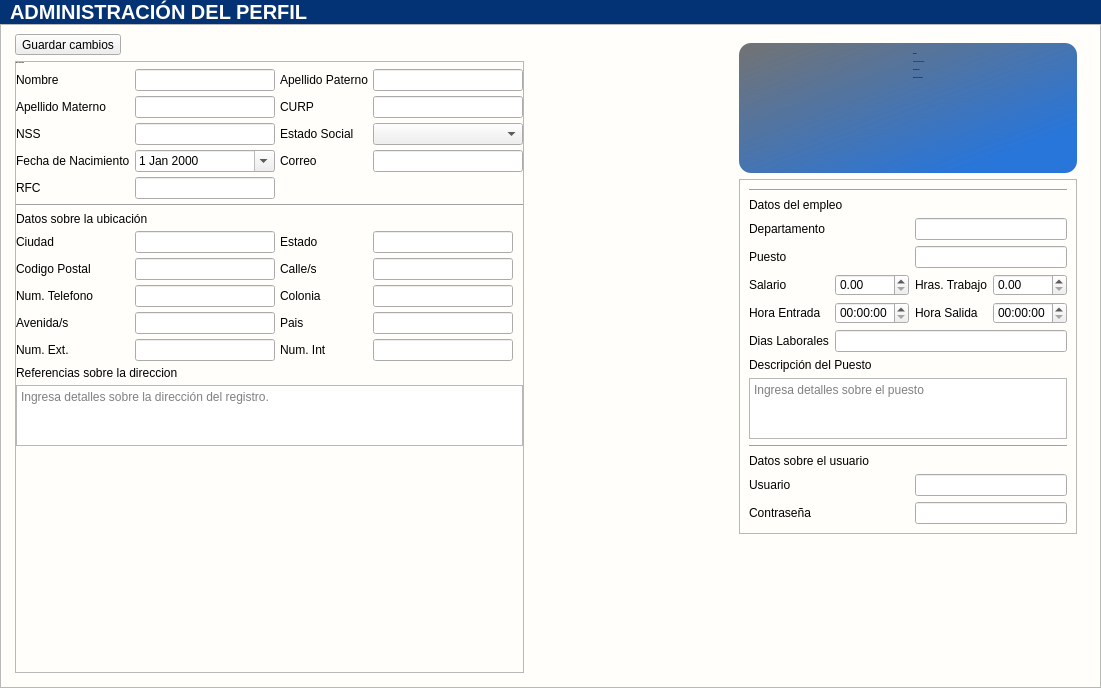
<?xml version="1.0" encoding="UTF-8"?>
<ui version="4.0">
 <class>Formulario_Datos_Empleado</class>
 <widget class="QWidget" name="Formulario_Datos_Empleado">
  <property name="geometry">
   <rect>
    <x>0</x>
    <y>0</y>
    <width>1101</width>
    <height>688</height>
   </rect>
  </property>
  <property name="windowTitle">
   <string>Form</string>
  </property>
  <property name="styleSheet">
   <string notr="true">#Formulario_Datos_Empleado{
background-color: #fffefb;
}
#label_wp_titulo_usuario{
background-color: rgb(3, 51, 116);
max-height: 40px;
font-size:20px;
font-weight: bold;
color: #fffefb;
padding-left:5px;
}
#tarjeta_usuario{
background-color: qlineargradient(spread:pad, x1:0, y1:0, x2:0.818455, y2:0.824, stop:0 rgba(115, 115, 115, 255), stop:1 rgba(5, 95, 212, 219));
border-radius: 12px;
}
[objectName*=&quot;btn_btn_&quot;]{
font-family: Arial;
font-size: 14px;
font-weight: bold;
color: rgb(29, 28, 28);
min-height: 30px;
border-radius: 5px;
background-color: #00619a;
text-align: center;
padding-left: 5px;
padding-right: 5px;
}
[objectName*=&quot;btn_btn_aceptar&quot;]{
background-color:#00619a;
	color: rgb(245, 244, 241);
}
[objectName*=&quot;btn_btn_aceptar&quot;]:hover{
background-color: #68a67d;
}
[objectName*=&quot;etiquetaTitulo&quot;]{
font-family: Arial;
font-size: 16px;
font-weight: bold;
max-height:17px;
}
[objectName*=&quot;etiqueta_&quot;]{
font-family: Arial;
font-size: 12px;
font-weight:bold;
text-transform: capitalize;
}
[objectName*=&quot;etiquetaTituloDato_&quot;]{
font-family: Arial;
font-size: 18px;
font-weight:bold;
color: rgb(0, 0, 0);
}
[objectName*=&quot;etiquetaDato_&quot;]{
font-family: Arial;
font-size: 17px;
font-weight:bold;
color: rgb(65, 65, 65);
}
[objectName*=&quot;txt_&quot;]{
background-color: rgb(245, 244, 241);
color: rgb(29, 28, 28);
border: none;
border-bottom: 1px solid;
border-radius: 5px;
font-size: 12px;
font-family: Arial;
}
[objectName^=&quot;txt_&quot;]::focus{
border-bottom: 2px solid #00668c;
}
[objectName^=&quot;fecha_&quot;]{
border: none;
border-bottom: 1px solid #3b3c3d;
border-radius: 5px;
padding: 2px;
background-color: #f5f4f1;
font-size: 12px;
width:87px;
}
[objectName^=&quot;fecha_&quot;]::drop-down{
subcontrol-origin: padding;
subcontrol-position: top right;
padding-right:5px;
width: 20%;
border-left-width: 1px;
border-radius: 5px;
background-color: #f5f4f1;
}
*[objectName^=&quot;fecha_&quot;]::down-arrow{
image: url(:/Icons/Bootstrap/calendar2-date.svg);
padding-left:5px;
padding-right:5px;
}
*[objectName^=&quot;fecha_&quot;]::focus{
border-bottom: 2px solid #00668c;
}
[objectName^=&quot;cajaopciones_&quot;]{
border: none;
border-bottom: 1px solid rgb(29, 28, 28);
border-radius: 5px;
padding: 2px;
background-color: #f5f4f1;
border-radius: 5px;
font-size: 12px;
width:87px;
}
[objectName^=&quot;cajaopciones_&quot;]::drop-down{
subcontrol-origin: padding;
subcontrol-position: top right;
padding-right:5px;
width: 20%;
border-left-width: 1px;
border-radius: 5px;
background-color: #f5f4f1;
}
[objectName^=&quot;cajaopciones_&quot;]::down-arrow{
image: url(:/Icons/Bootstrap/filter-left.svg);
padding-left:5px;
padding-right:5px;
}
[objectName*=&quot;numerodecimal_&quot;]{
background-color: rgb(245, 244, 241);
color: rgb(29, 28, 28);
border: none;
border-bottom: 1px solid;
border-radius: 5px;
font-size: 12px;
font-family: Arial;
}
[objectName^=&quot;numerodecimal_&quot;]::focus{
border-bottom: 2px solid #00668c;
}
[objectName*=&quot;tiempo_&quot;]{
background-color: rgb(245, 244, 241);
color: rgb(29, 28, 28);
border: none;
border-bottom: 1px solid;
border-radius: 5px;
font-size: 12px;
font-family: Arial;
}
[objectName^=&quot;tiempo_&quot;]::focus{
border-bottom: 2px solid #00668c;
}
[objectName*=&quot;txtlargo_&quot;]{
background-color: rgb(245, 244, 241);
color: rgb(29, 28, 28);
border: none;
border-bottom: 1px solid;
border-radius: 5px;
font-size: 12px;
font-family: Arial;
max-height: 60px;
}
[objectName^=&quot;txtlargo&quot;]::focus{
border-bottom: 2px solid #00668c;
}
</string>
  </property>
  <layout class="QGridLayout" name="gridLayout_6">
   <property name="leftMargin">
    <number>0</number>
   </property>
   <property name="topMargin">
    <number>0</number>
   </property>
   <property name="rightMargin">
    <number>0</number>
   </property>
   <property name="bottomMargin">
    <number>0</number>
   </property>
   <property name="verticalSpacing">
    <number>0</number>
   </property>
   <item row="1" column="0">
    <widget class="QFrame" name="frame">
     <property name="frameShape">
      <enum>QFrame::StyledPanel</enum>
     </property>
     <property name="frameShadow">
      <enum>QFrame::Raised</enum>
     </property>
     <layout class="QGridLayout" name="gridLayout_7">
      <property name="leftMargin">
       <number>5</number>
      </property>
      <property name="topMargin">
       <number>0</number>
      </property>
      <property name="rightMargin">
       <number>5</number>
      </property>
      <property name="bottomMargin">
       <number>5</number>
      </property>
      <property name="spacing">
       <number>0</number>
      </property>
      <item row="0" column="0">
       <widget class="QWidget" name="widget_2" native="true">
        <layout class="QGridLayout" name="gridLayout_4">
         <item row="1" column="1">
          <spacer name="horizontalSpacer_2">
           <property name="orientation">
            <enum>Qt::Horizontal</enum>
           </property>
           <property name="sizeType">
            <enum>QSizePolicy::Preferred</enum>
           </property>
           <property name="sizeHint" stdset="0">
            <size>
             <width>200</width>
             <height>20</height>
            </size>
           </property>
          </spacer>
         </item>
         <item row="0" column="2" rowspan="2" alignment="Qt::AlignRight">
          <widget class="QWidget" name="widget_3" native="true">
           <property name="minimumSize">
            <size>
             <width>350</width>
             <height>0</height>
            </size>
           </property>
           <property name="maximumSize">
            <size>
             <width>300</width>
             <height>16777215</height>
            </size>
           </property>
           <layout class="QGridLayout" name="gridLayout_3">
            <property name="sizeConstraint">
             <enum>QLayout::SetMinAndMaxSize</enum>
            </property>
            <item row="0" column="0">
             <widget class="QWidget" name="tarjeta_usuario" native="true">
              <property name="minimumSize">
               <size>
                <width>250</width>
                <height>100</height>
               </size>
              </property>
              <property name="maximumSize">
               <size>
                <width>400</width>
                <height>177</height>
               </size>
              </property>
              <property name="styleSheet">
               <string notr="true"/>
              </property>
              <layout class="QGridLayout" name="gridLayout_2">
               <property name="leftMargin">
                <number>10</number>
               </property>
               <property name="topMargin">
                <number>10</number>
               </property>
               <property name="rightMargin">
                <number>10</number>
               </property>
               <property name="bottomMargin">
                <number>10</number>
               </property>
               <property name="horizontalSpacing">
                <number>10</number>
               </property>
               <item row="2" column="1">
                <widget class="QLabel" name="etiquetaTituloDato_departamento">
                 <property name="font">
                  <font>
                   <family>Arial</family>
                   <pointsize>-1</pointsize>
                   <weight>75</weight>
                   <bold>true</bold>
                  </font>
                 </property>
                 <property name="styleSheet">
                  <string notr="true"/>
                 </property>
                 <property name="text">
                  <string>Departamento</string>
                 </property>
                </widget>
               </item>
               <item row="0" column="1">
                <widget class="QLabel" name="etiquetaTituloDato_nombre">
                 <property name="font">
                  <font>
                   <family>Arial</family>
                   <pointsize>-1</pointsize>
                   <weight>75</weight>
                   <bold>true</bold>
                  </font>
                 </property>
                 <property name="styleSheet">
                  <string notr="true"/>
                 </property>
                 <property name="text">
                  <string>Nombre</string>
                 </property>
                </widget>
               </item>
               <item row="1" column="1">
                <widget class="QLabel" name="etiquetaDato_nombre">
                 <property name="font">
                  <font>
                   <family>Arial</family>
                   <pointsize>-1</pointsize>
                   <weight>75</weight>
                   <bold>true</bold>
                  </font>
                 </property>
                 <property name="styleSheet">
                  <string notr="true"/>
                 </property>
                 <property name="text">
                  <string>Luis Angel Vallejo Perez</string>
                 </property>
                 <property name="wordWrap">
                  <bool>true</bool>
                 </property>
                </widget>
               </item>
               <item row="4" column="1">
                <spacer name="verticalSpacer">
                 <property name="orientation">
                  <enum>Qt::Vertical</enum>
                 </property>
                 <property name="sizeHint" stdset="0">
                  <size>
                   <width>20</width>
                   <height>40</height>
                  </size>
                 </property>
                </spacer>
               </item>
               <item row="3" column="1">
                <widget class="QLabel" name="etiquetaDato_departamento">
                 <property name="font">
                  <font>
                   <family>Arial</family>
                   <pointsize>-1</pointsize>
                   <weight>75</weight>
                   <bold>true</bold>
                  </font>
                 </property>
                 <property name="styleSheet">
                  <string notr="true"/>
                 </property>
                 <property name="text">
                  <string>Business Intelligence</string>
                 </property>
                </widget>
               </item>
               <item row="0" column="0" rowspan="5">
                <widget class="QLabel" name="label">
                 <property name="styleSheet">
                  <string notr="true">image: url(:/Icons/Bootstrap/person-circle.svg);
background:none;</string>
                 </property>
                 <property name="text">
                  <string/>
                 </property>
                 <property name="scaledContents">
                  <bool>true</bool>
                 </property>
                </widget>
               </item>
              </layout>
             </widget>
            </item>
            <item row="1" column="0">
             <widget class="QFrame" name="frame_4">
              <property name="minimumSize">
               <size>
                <width>0</width>
                <height>0</height>
               </size>
              </property>
              <property name="frameShape">
               <enum>QFrame::StyledPanel</enum>
              </property>
              <property name="frameShadow">
               <enum>QFrame::Raised</enum>
              </property>
              <layout class="QGridLayout" name="gridLayout_5">
               <item row="0" column="0" colspan="4">
                <widget class="Line" name="line_3">
                 <property name="orientation">
                  <enum>Qt::Horizontal</enum>
                 </property>
                </widget>
               </item>
               <item row="3" column="0">
                <widget class="QLabel" name="etiqueta_puesto">
                 <property name="text">
                  <string>Puesto</string>
                 </property>
                </widget>
               </item>
               <item row="4" column="0">
                <widget class="QLabel" name="etiqueta_salario">
                 <property name="text">
                  <string>Salario</string>
                 </property>
                </widget>
               </item>
               <item row="4" column="1">
                <widget class="QDoubleSpinBox" name="numerodecimal_salario"/>
               </item>
               <item row="4" column="2">
                <widget class="QLabel" name="etiqueta_horastrabajo">
                 <property name="text">
                  <string>Hras. Trabajo</string>
                 </property>
                </widget>
               </item>
               <item row="4" column="3">
                <widget class="QDoubleSpinBox" name="numerodecimal_horastrabajo"/>
               </item>
               <item row="5" column="0">
                <widget class="QLabel" name="etiqueta_horaentrada">
                 <property name="text">
                  <string>Hora Entrada</string>
                 </property>
                </widget>
               </item>
               <item row="5" column="1">
                <widget class="QTimeEdit" name="tiempo_horaentrada"/>
               </item>
               <item row="5" column="2">
                <widget class="QLabel" name="etiqueta_horasalida">
                 <property name="text">
                  <string>Hora Salida</string>
                 </property>
                </widget>
               </item>
               <item row="5" column="3">
                <widget class="QTimeEdit" name="tiempo_horasalida"/>
               </item>
               <item row="6" column="0">
                <widget class="QLabel" name="etiqueta_diaslaborales">
                 <property name="text">
                  <string>Dias Laborales</string>
                 </property>
                </widget>
               </item>
               <item row="8" column="0" colspan="4">
                <widget class="QPlainTextEdit" name="txtlargo_descripcionpuesto">
                 <property name="maximumSize">
                  <size>
                   <width>16777215</width>
                   <height>61</height>
                  </size>
                 </property>
                 <property name="placeholderText">
                  <string>Ingresa detalles sobre el puesto</string>
                 </property>
                </widget>
               </item>
               <item row="9" column="0" colspan="4">
                <widget class="Line" name="line_2">
                 <property name="orientation">
                  <enum>Qt::Horizontal</enum>
                 </property>
                </widget>
               </item>
               <item row="11" column="0">
                <widget class="QLabel" name="etiqueta_usuario">
                 <property name="text">
                  <string>Usuario</string>
                 </property>
                </widget>
               </item>
               <item row="11" column="2" colspan="2">
                <widget class="QLineEdit" name="txt_usuario"/>
               </item>
               <item row="12" column="0">
                <widget class="QLabel" name="etiqueta_password">
                 <property name="text">
                  <string>Contraseña</string>
                 </property>
                </widget>
               </item>
               <item row="12" column="2" colspan="2">
                <widget class="QLineEdit" name="txt_password">
                 <property name="echoMode">
                  <enum>QLineEdit::PasswordEchoOnEdit</enum>
                 </property>
                </widget>
               </item>
               <item row="6" column="1" colspan="3">
                <widget class="QLineEdit" name="txt_diaslaborales"/>
               </item>
               <item row="10" column="0" colspan="4">
                <widget class="QLabel" name="etiquetaTitulo_datosusuario">
                 <property name="text">
                  <string>Datos sobre el usuario</string>
                 </property>
                </widget>
               </item>
               <item row="7" column="0" colspan="4">
                <widget class="QLabel" name="etiqueta_descripcionpuesto">
                 <property name="text">
                  <string>Descripción del Puesto</string>
                 </property>
                </widget>
               </item>
               <item row="2" column="2" colspan="2">
                <widget class="QLineEdit" name="txt_departamento"/>
               </item>
               <item row="3" column="2" colspan="2">
                <widget class="QLineEdit" name="txt_puesto"/>
               </item>
               <item row="1" column="0" colspan="4">
                <widget class="QLabel" name="etiquetaTitulo_datosempleo">
                 <property name="text">
                  <string>Datos del empleo</string>
                 </property>
                </widget>
               </item>
               <item row="2" column="0">
                <widget class="QLabel" name="etiqueta_departamento">
                 <property name="text">
                  <string>Departamento</string>
                 </property>
                </widget>
               </item>
              </layout>
             </widget>
            </item>
            <item row="2" column="0">
             <spacer name="verticalSpacer_2">
              <property name="orientation">
               <enum>Qt::Vertical</enum>
              </property>
              <property name="sizeHint" stdset="0">
               <size>
                <width>20</width>
                <height>40</height>
               </size>
              </property>
             </spacer>
            </item>
           </layout>
          </widget>
         </item>
         <item row="1" column="0">
          <widget class="QFrame" name="contenedorIzquierdo">
           <property name="minimumSize">
            <size>
             <width>0</width>
             <height>0</height>
            </size>
           </property>
           <property name="maximumSize">
            <size>
             <width>16777215</width>
             <height>16777215</height>
            </size>
           </property>
           <property name="frameShape">
            <enum>QFrame::StyledPanel</enum>
           </property>
           <property name="frameShadow">
            <enum>QFrame::Raised</enum>
           </property>
           <layout class="QGridLayout" name="gridLayout">
            <property name="leftMargin">
             <number>0</number>
            </property>
            <property name="topMargin">
             <number>0</number>
            </property>
            <property name="rightMargin">
             <number>0</number>
            </property>
            <property name="bottomMargin">
             <number>0</number>
            </property>
            <property name="spacing">
             <number>5</number>
            </property>
            <item row="15" column="0">
             <spacer name="verticalSpacer_3">
              <property name="orientation">
               <enum>Qt::Vertical</enum>
              </property>
              <property name="sizeHint" stdset="0">
               <size>
                <width>20</width>
                <height>40</height>
               </size>
              </property>
             </spacer>
            </item>
            <item row="4" column="3" colspan="3">
             <widget class="QLineEdit" name="txt_correo"/>
            </item>
            <item row="11" column="3">
             <widget class="QLineEdit" name="txt_pais"/>
            </item>
            <item row="1" column="2">
             <widget class="QLabel" name="etiqueta_apellidopaterno">
              <property name="text">
               <string>Apellido Paterno</string>
              </property>
             </widget>
            </item>
            <item row="1" column="0">
             <widget class="QLabel" name="etiqueta_nombre">
              <property name="text">
               <string>Nombre</string>
              </property>
             </widget>
            </item>
            <item row="1" column="1">
             <widget class="QLineEdit" name="txt_nombre"/>
            </item>
            <item row="0" column="0" colspan="2">
             <widget class="QLabel" name="etiquetaTitulo_datospersonales">
              <property name="font">
               <font>
                <family>Arial</family>
                <pointsize>-1</pointsize>
                <weight>75</weight>
                <bold>true</bold>
               </font>
              </property>
              <property name="text">
               <string>Datos Personales</string>
              </property>
             </widget>
            </item>
            <item row="2" column="0">
             <widget class="QLabel" name="etiqueta_apellidomaterno">
              <property name="text">
               <string>Apellido Materno</string>
              </property>
             </widget>
            </item>
            <item row="2" column="2">
             <widget class="QLabel" name="etiqueta_curp">
              <property name="text">
               <string>CURP</string>
              </property>
             </widget>
            </item>
            <item row="2" column="1">
             <widget class="QLineEdit" name="txt_apellidomaterno"/>
            </item>
            <item row="3" column="0">
             <widget class="QLabel" name="etiqueta_numerosegurosocial">
              <property name="text">
               <string>NSS</string>
              </property>
             </widget>
            </item>
            <item row="3" column="1">
             <widget class="QLineEdit" name="txt_numerosocial"/>
            </item>
            <item row="9" column="0">
             <widget class="QLabel" name="etiqueta_cpostal">
              <property name="text">
               <string>Codigo Postal</string>
              </property>
             </widget>
            </item>
            <item row="8" column="2">
             <widget class="QLabel" name="etiqueta_estado">
              <property name="text">
               <string>Estado</string>
              </property>
             </widget>
            </item>
            <item row="8" column="0">
             <widget class="QLabel" name="etiqueta_ciudad">
              <property name="text">
               <string>Ciudad</string>
              </property>
             </widget>
            </item>
            <item row="9" column="2">
             <widget class="QLabel" name="etiqueta_calles">
              <property name="text">
               <string>Calle/s</string>
              </property>
             </widget>
            </item>
            <item row="4" column="0">
             <widget class="QLabel" name="etiqueta_fechanacimiento">
              <property name="text">
               <string>Fecha de Nacimiento</string>
              </property>
             </widget>
            </item>
            <item row="4" column="1">
             <widget class="QDateEdit" name="fecha_fechanacimiento">
              <property name="calendarPopup">
               <bool>true</bool>
              </property>
             </widget>
            </item>
            <item row="7" column="0" colspan="2">
             <widget class="QLabel" name="etiquetaTitulo_datosubicacion">
              <property name="text">
               <string>Datos sobre la ubicación</string>
              </property>
             </widget>
            </item>
            <item row="10" column="0">
             <widget class="QLabel" name="etiqueta_telefono">
              <property name="text">
               <string>Num. Telefono</string>
              </property>
             </widget>
            </item>
            <item row="11" column="2">
             <widget class="QLabel" name="etiqueta_pais">
              <property name="text">
               <string>Pais</string>
              </property>
             </widget>
            </item>
            <item row="3" column="2">
             <widget class="QLabel" name="etiqueta_estadocivil">
              <property name="text">
               <string>Estado Social</string>
              </property>
             </widget>
            </item>
            <item row="5" column="1">
             <widget class="QLineEdit" name="txt_rfc"/>
            </item>
            <item row="8" column="3">
             <widget class="QLineEdit" name="txt_estado"/>
            </item>
            <item row="10" column="1">
             <widget class="QLineEdit" name="txt_numerotelefono"/>
            </item>
            <item row="10" column="2">
             <widget class="QLabel" name="etiqueta_colonia">
              <property name="text">
               <string>Colonia</string>
              </property>
             </widget>
            </item>
            <item row="9" column="3">
             <widget class="QLineEdit" name="txt_calles"/>
            </item>
            <item row="5" column="0">
             <widget class="QLabel" name="etiqueta_rfc">
              <property name="text">
               <string>RFC</string>
              </property>
             </widget>
            </item>
            <item row="8" column="1">
             <widget class="QLineEdit" name="txt_ciudad"/>
            </item>
            <item row="9" column="1">
             <widget class="QLineEdit" name="txt_codigopostal"/>
            </item>
            <item row="10" column="3">
             <widget class="QLineEdit" name="txt_colonia"/>
            </item>
            <item row="4" column="2">
             <widget class="QLabel" name="etiqueta_correo">
              <property name="text">
               <string>Correo</string>
              </property>
             </widget>
            </item>
            <item row="6" column="0" colspan="6">
             <widget class="Line" name="line">
              <property name="orientation">
               <enum>Qt::Horizontal</enum>
              </property>
             </widget>
            </item>
            <item row="14" column="0" colspan="6">
             <widget class="QPlainTextEdit" name="txtlargo_referenciadireccion">
              <property name="maximumSize">
               <size>
                <width>16777215</width>
                <height>61</height>
               </size>
              </property>
              <property name="tabChangesFocus">
               <bool>false</bool>
              </property>
              <property name="tabStopWidth">
               <number>80</number>
              </property>
              <property name="backgroundVisible">
               <bool>false</bool>
              </property>
              <property name="centerOnScroll">
               <bool>false</bool>
              </property>
              <property name="placeholderText">
               <string>Ingresa detalles sobre la dirección del registro.</string>
              </property>
             </widget>
            </item>
            <item row="11" column="1">
             <widget class="QLineEdit" name="txt_avenidas"/>
            </item>
            <item row="13" column="0" colspan="2">
             <widget class="QLabel" name="etiquetaTitulo_referencias">
              <property name="text">
               <string>Referencias sobre la direccion</string>
              </property>
              <property name="wordWrap">
               <bool>true</bool>
              </property>
             </widget>
            </item>
            <item row="11" column="0">
             <widget class="QLabel" name="etiqueta_avenidas">
              <property name="text">
               <string>Avenida/s</string>
              </property>
             </widget>
            </item>
            <item row="2" column="3" colspan="3">
             <widget class="QLineEdit" name="txt_curp"/>
            </item>
            <item row="1" column="3" colspan="3">
             <widget class="QLineEdit" name="txt_apellidopaterno"/>
            </item>
            <item row="3" column="3" colspan="3">
             <widget class="QComboBox" name="cajaopciones_estadosocial"/>
            </item>
            <item row="12" column="0">
             <widget class="QLabel" name="etiqueta_nexterior">
              <property name="text">
               <string>Num. Ext.</string>
              </property>
             </widget>
            </item>
            <item row="12" column="1">
             <widget class="QLineEdit" name="txt_numeroexterior"/>
            </item>
            <item row="12" column="2">
             <widget class="QLabel" name="etiqueta_numinterior">
              <property name="text">
               <string>Num. Int</string>
              </property>
             </widget>
            </item>
            <item row="12" column="3">
             <widget class="QLineEdit" name="txt_numerointerior"/>
            </item>
           </layout>
          </widget>
         </item>
         <item row="0" column="0">
          <widget class="QWidget" name="widget_4" native="true">
           <layout class="QHBoxLayout" name="horizontalLayout">
            <property name="spacing">
             <number>0</number>
            </property>
            <property name="leftMargin">
             <number>0</number>
            </property>
            <property name="topMargin">
             <number>0</number>
            </property>
            <property name="rightMargin">
             <number>0</number>
            </property>
            <property name="bottomMargin">
             <number>0</number>
            </property>
            <item alignment="Qt::AlignHCenter|Qt::AlignVCenter">
             <widget class="QToolButton" name="btn_btn_aceptar">
              <property name="cursor">
               <cursorShape>PointingHandCursor</cursorShape>
              </property>
              <property name="layoutDirection">
               <enum>Qt::LeftToRight</enum>
              </property>
              <property name="autoFillBackground">
               <bool>false</bool>
              </property>
              <property name="text">
               <string>Guardar cambios</string>
              </property>
              <property name="icon">
               <iconset resource="../../Source/iconosSVG.qrc">
                <normaloff>:/iconosBlancos/Icons/iconos/Blanco/guardar_blanco.svg</normaloff>:/iconosBlancos/Icons/iconos/Blanco/guardar_blanco.svg</iconset>
              </property>
              <property name="iconSize">
               <size>
                <width>24</width>
                <height>24</height>
               </size>
              </property>
              <property name="autoRepeat">
               <bool>true</bool>
              </property>
              <property name="popupMode">
               <enum>QToolButton::DelayedPopup</enum>
              </property>
              <property name="toolButtonStyle">
               <enum>Qt::ToolButtonTextBesideIcon</enum>
              </property>
              <property name="autoRaise">
               <bool>false</bool>
              </property>
              <property name="arrowType">
               <enum>Qt::NoArrow</enum>
              </property>
             </widget>
            </item>
            <item>
             <spacer name="horizontalSpacer">
              <property name="orientation">
               <enum>Qt::Horizontal</enum>
              </property>
              <property name="sizeHint" stdset="0">
               <size>
                <width>40</width>
                <height>20</height>
               </size>
              </property>
             </spacer>
            </item>
           </layout>
          </widget>
         </item>
        </layout>
       </widget>
      </item>
     </layout>
    </widget>
   </item>
   <item row="0" column="0">
    <widget class="QLabel" name="label_wp_titulo_usuario">
     <property name="minimumSize">
      <size>
       <width>0</width>
       <height>0</height>
      </size>
     </property>
     <property name="maximumSize">
      <size>
       <width>16777215</width>
       <height>40</height>
      </size>
     </property>
     <property name="text">
      <string>ADMINISTRACIÓN DEL PERFIL</string>
     </property>
    </widget>
   </item>
  </layout>
 </widget>
 <resources>
  <include location="../../Source/ibootstrap.qrc"/>
  <include location="../../Source/iconosSVG.qrc"/>
 </resources>
 <connections/>
</ui>
